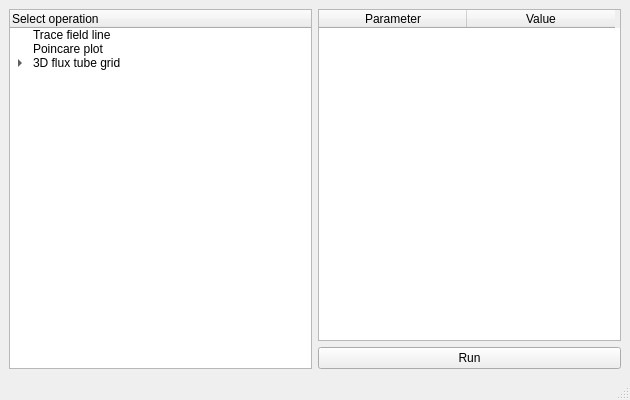
<?xml version="1.0" encoding="UTF-8"?>
<ui version="4.0">
 <class>MainWindow</class>
 <widget class="QMainWindow" name="MainWindow">
  <property name="geometry">
   <rect>
    <x>0</x>
    <y>0</y>
    <width>630</width>
    <height>400</height>
   </rect>
  </property>
  <property name="windowTitle">
   <string>MainWindow</string>
  </property>
  <widget class="QWidget" name="centralwidget">
   <layout class="QHBoxLayout" name="horizontalLayout_2">
    <item>
     <widget class="QTreeWidget" name="operation">
      <column>
       <property name="text">
        <string>Select operation</string>
       </property>
      </column>
      <item>
       <property name="text">
        <string>Trace field line</string>
       </property>
      </item>
      <item>
       <property name="text">
        <string>Poincare plot</string>
       </property>
      </item>
      <item>
       <property name="text">
        <string>3D flux tube grid</string>
       </property>
       <item>
        <property name="text">
         <string>Inner boundary</string>
        </property>
       </item>
      </item>
     </widget>
    </item>
    <item>
     <layout class="QVBoxLayout" name="verticalLayout">
      <item>
       <widget class="QTableWidget" name="parameters">
        <attribute name="horizontalHeaderDefaultSectionSize">
         <number>148</number>
        </attribute>
        <column>
         <property name="text">
          <string>Parameter</string>
         </property>
        </column>
        <column>
         <property name="text">
          <string>Value</string>
         </property>
        </column>
       </widget>
      </item>
      <item>
       <layout class="QHBoxLayout" name="horizontalLayout">
        <item>
         <widget class="QPushButton" name="run">
          <property name="text">
           <string>Run</string>
          </property>
         </widget>
        </item>
       </layout>
      </item>
     </layout>
    </item>
   </layout>
  </widget>
  <widget class="QMenuBar" name="menubar">
   <property name="geometry">
    <rect>
     <x>0</x>
     <y>0</y>
     <width>630</width>
     <height>25</height>
    </rect>
   </property>
  </widget>
  <widget class="QStatusBar" name="statusbar"/>
 </widget>
 <resources/>
 <connections/>
</ui>
